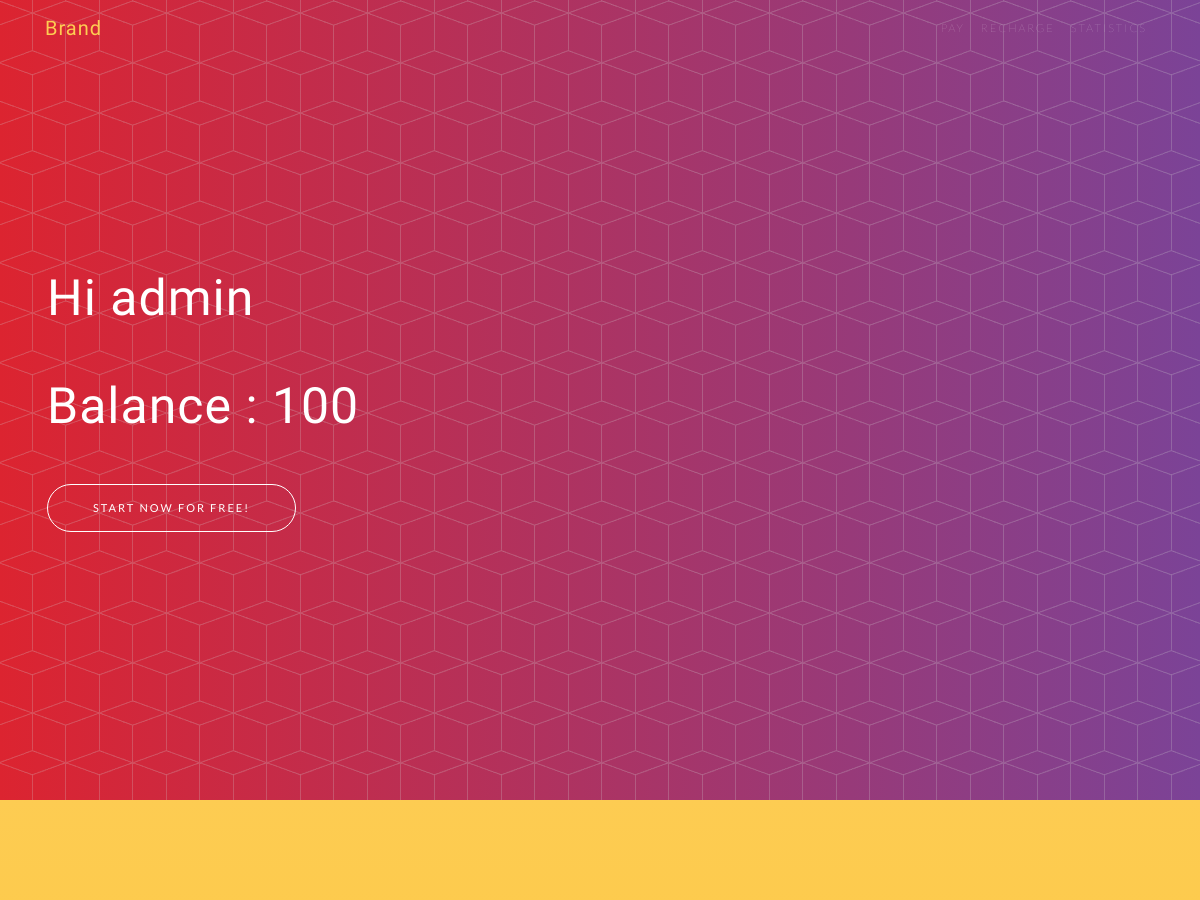
Page /index-1.php (signed in, upper part) on the earlier database version.
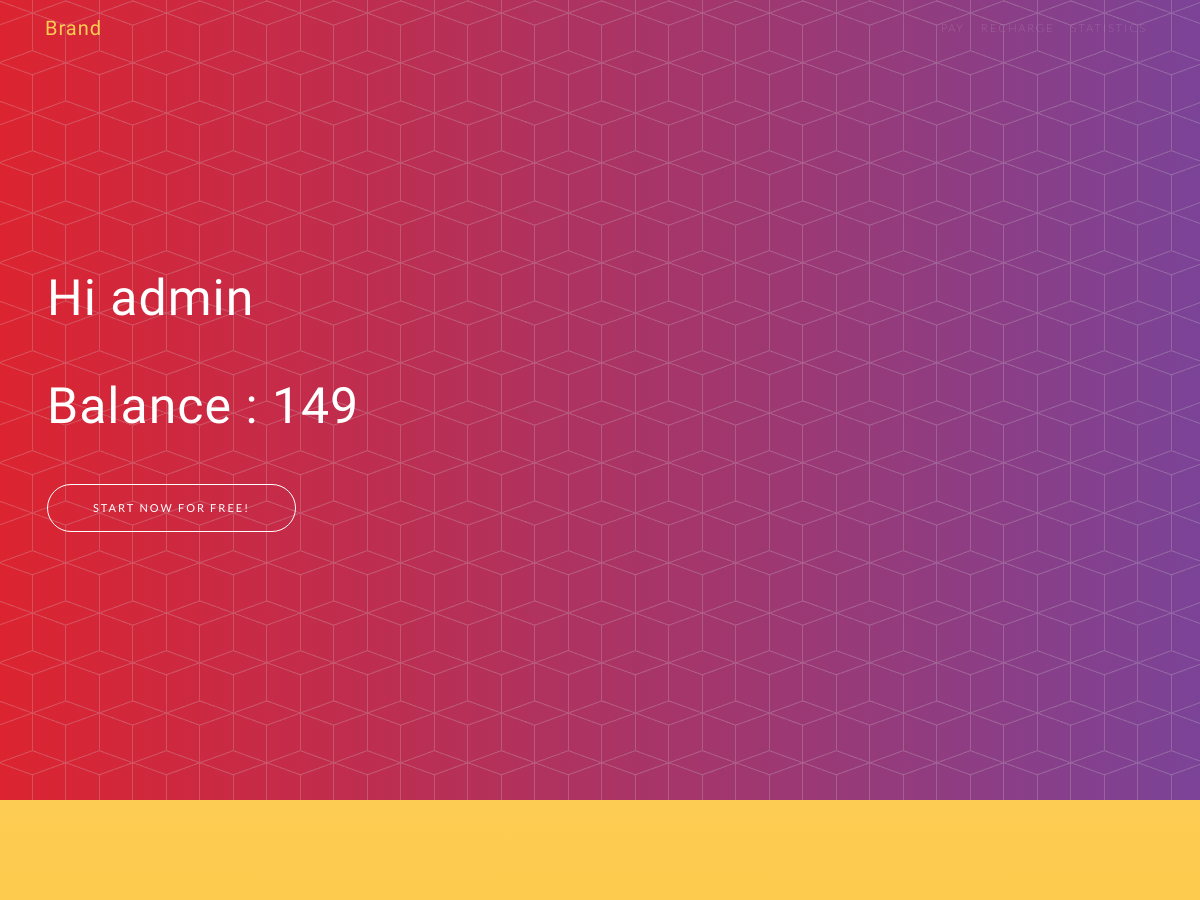
Same page on the later database version.
### tables this page shows
CREATE TABLE `user` (
  `mobilenumber` bigint(20) NOT NULL,
  `name` varchar(20) DEFAULT NULL,
  `password` bigint(20) DEFAULT NULL,
  `balance` int(11) DEFAULT NULL,
  `loyaltypoints` int(11) DEFAULT NULL
);

### index-1.php (the view, shortened to what this page needs)
<?php
include 'dbms_server_conn.php';
$m_no=$_SESSION['user'];
$sql=" SELECT * FROM hashcash.user where mobilenumber='$m_no'";
$result = mysqli_query($con,$sql);
	if(!$result)
	{
	}
	else
	{
		$row=mysqli_fetch_array($result, MYSQLI_ASSOC);
		$name=$row['name'];
        $bal=$row['balance'];
	}
?>
<!DOCTYPE html>
<html>
<head>
    <link rel="stylesheet" href="assets/bootstrap/css/bootstrap.min.css">
    <link rel="stylesheet" href="assets/fonts/font-awesome.min.css">
    <link rel="stylesheet" href="assets/fonts/ionicons.min.css">
    <link rel="stylesheet" href="assets/css/Bootstrap-Payment-Form.css">
    <link rel="stylesheet" href="https://cdnjs.cloudflare.com/ajax/libs/animate.css/3.5.2/animate.min.css">
    <link rel="stylesheet" href="assets/css/Login-Form-Dark.css">
    <link rel="stylesheet" href="assets/css/Table-With-Search-1.css">
    <link rel="stylesheet" href="assets/css/Table-With-Search.css">
</head>
<body id="page-top">
    <nav class="navbar navbar-light navbar-expand-lg fixed-top" id="mainNav">
        <div class="container"><a class="navbar-brand js-scroll-trigger" href="#page-top">Brand</a>
            <div
                class="collapse navbar-collapse" id="navbarResponsive">
                <ul class="nav navbar-nav ml-auto">
                    <li class="nav-item" role="presentation"><a class="nav-link js-scroll-trigger" href="#download">PAY</a></li>
                    <li class="nav-item" role="presentation"><a class="nav-link js-scroll-trigger" href="#features">RECHARGE</a></li>
                    <li class="nav-item" role="presentation"><a class="nav-link js-scroll-trigger" href="#contact">STATISTICS</a></li>
                </ul>
        </div>
        </div>
    </nav>
    <header class="masthead" style="background:url('assets/img/bg-pattern.png'), linear-gradient(to left, #7b4397, #dc2430);height:100%;">
        <div class="container h-100" style="width: 1136px;">
            <div class="row h-100" style="width: 600px;">
                <div class="col-lg-7 my-auto">
                    <div class="mx-auto header-content">
                        <h1 class="mb-5">Hi <?php echo $name; ?></h1>
                        <h1 class="mb-5">Balance : <?php echo $bal; ?></h1><a class="btn btn-outline-warning btn-xl js-scroll-trigger" role="button" href="#download">Start Now for Free!</a></div>
                </div>
            </div>
            <div class="table-responsive">
                <table class="table">
                    <thead>
                        <tr>
                            <th>Column 1</th>
                            <th>Column 2</th>
                        </tr>
                    </thead>
                    <tbody>
                        <tr>
                            <td>Cell 1</td>
                            <td>Cell 2</td>
                        </tr>
                    </tbody>
                </table>
            </div>
        </div>
    </header>
    <section id="download" class="download text-center bg-primary">
    </section>
</body>
</html>

Differences in the rows shown:
changed user "admin": balance "100" → "149"
